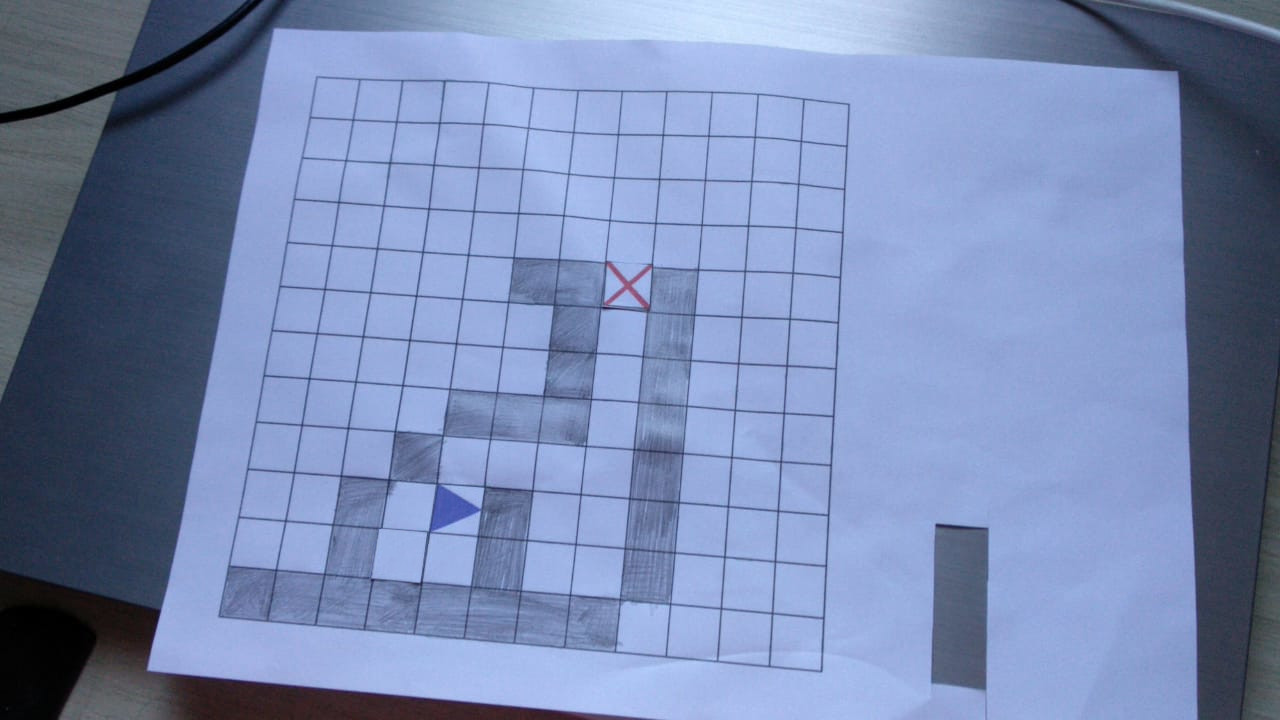
#> input picture images/picture4.jpeg, 1280 x 720 px; its folder holds 3 pictures in this run
$ python make_json.py
#> lines starting #> are read from the running program, lines starting #| are printed output that depends on the picture; after the words box and inside, x2 and y2 are one past the last pixel; in counts of white or black regions, pixels touching at a corner belong together
### imagematcher.py
import numpy as np
import cv2

class ImageMatcher:
    def __init__(self, descriptor, imagePaths, ratio = 0.7, minMatches = 40, useHamming = True):
        self.descriptor = descriptor
        self.imagePaths = imagePaths
        self.ratio = ratio
        self.minMatches = minMatches
        self.distanceMethod = "BruteForce"

        if useHamming:
            self.distanceMethod += "-Hamming"

    def search(self, queryKps, queryDescs, threshold=.7):
        results = {}

        for imagePath in self.imagePaths:
            image = cv2.imread(imagePath)
            gray = cv2.cvtColor(image, cv2.COLOR_BGR2GRAY)
            (kps, descs) = self.descriptor.describe(gray)

            if queryDescs == None or descs == None:
                continue

            score, matrix = self.match(queryKps, queryDescs, kps, descs)
            results[imagePath] = score, matrix

        if len(results) > 0:
            results = [(v, k) for (k, v) in results.items() if v[0] > threshold]
            results = sorted(results, reverse=True)

        return results

    # [20 lines left out: function match, not called in this run]

### imagedescriptor.py
import numpy as np
import cv2

class ImageDescriptor:
    def __init__(self, useSIFT = False):
        self.useSIFT = useSIFT

    def describe(self, image):
        descriptor = cv2.BRISK_create()
        print("CREATED")

        if self.useSIFT:
            descriptor = cv2.xfeatures2d.SIFT_create()

        (kps, descs) = descriptor.detectAndCompute(image, None)
        kps = np.float32([kp.pt for kp in kps])

        return (kps, descs)

### make_json.py
import cv2
import numpy as np

import glob

from imagedescriptor import ImageDescriptor
from imagematcher import ImageMatcher

useSIFT = False#args["sift"] > 0
useHamming = False#args["sift"] == 0
ratio = 1
minMatches = 10

if useSIFT:
    minMatches = 50

imd = ImageDescriptor(useSIFT = useSIFT)
imv = ImageMatcher(imd, glob.glob("images/*.png"), ratio = ratio, minMatches = minMatches, useHamming = useHamming)

# board = cv2.imread("./images/picture.jpeg")
# cv2.imshow("Picture", board)
# cv2.waitKey(0)

filter = False


# file_path = './images/picture.jpeg'
# file_path = './images/picture2.jpeg'
file_path = './images/picture4.jpeg'
img = cv2.imread(file_path)
#> img is the input picture: shape (720, 1280, 3); mean B, G, R 177.4, 137.5, 120.5
img_copy = img.copy()

gray = cv2.cvtColor(img,cv2.COLOR_BGR2GRAY)
# [8 lines of commented-out code are left out]


def euclidean_distance(a, b, axis=None):
    """Calculate the euclidean distance between two vectors.
    :param a Vector 1
    :param b Vector 2
    :returns The euclidean distance between the two vectors.
    """
    return np.linalg.norm(np.array(a) - np.array(b), axis=axis)

def line_ABC(p1, p2):
    """Get a line in ABC from from two points"""
    A = (p1[1] - p2[1])
    B = (p2[0] - p1[0])
    C = (p1[0] * p2[1] - p2[0] * p1[1])
    return A, B, -C

def intersection_xyxy(line1, line2):
    """Get the intersection point of two lines that are in [(xy), (xy)] form"""
    L1 = line_ABC(*line1)
    L2 = line_ABC(*line2)
    return intersection(L1, L2)

def intersection(L1, L2):
    """Get the intersection point of two lines that are in ABC form"""
    D = L1[0] * L2[1] - L1[1] * L2[0]
    Dx = L1[2] * L2[1] - L1[1] * L2[2]
    Dy = L1[0] * L2[2] - L1[2] * L2[0]
    if D != 0:
        x = Dx / D
        y = Dy / D
        return x, y
    else:
        return False
def putX(img, center, radius, thickness=1):
    if img is None: return
    if thickness < 0: return

    cx, cy = tuple([int(round(c)) for c in center])
    color = (0, 255, 0)
    radius = int(round(radius))

    cv2.line(img, (cx - radius, cy - radius), (cx + radius, cy + radius), color, thickness=thickness)
    cv2.line(img, (cx - radius, cy + radius), (cx + radius, cy - radius), color, thickness=thickness)


blur = cv2.GaussianBlur(gray, (5,5), 0)
thresh = cv2.adaptiveThreshold(blur, 255, 1, 1, 11, 2)
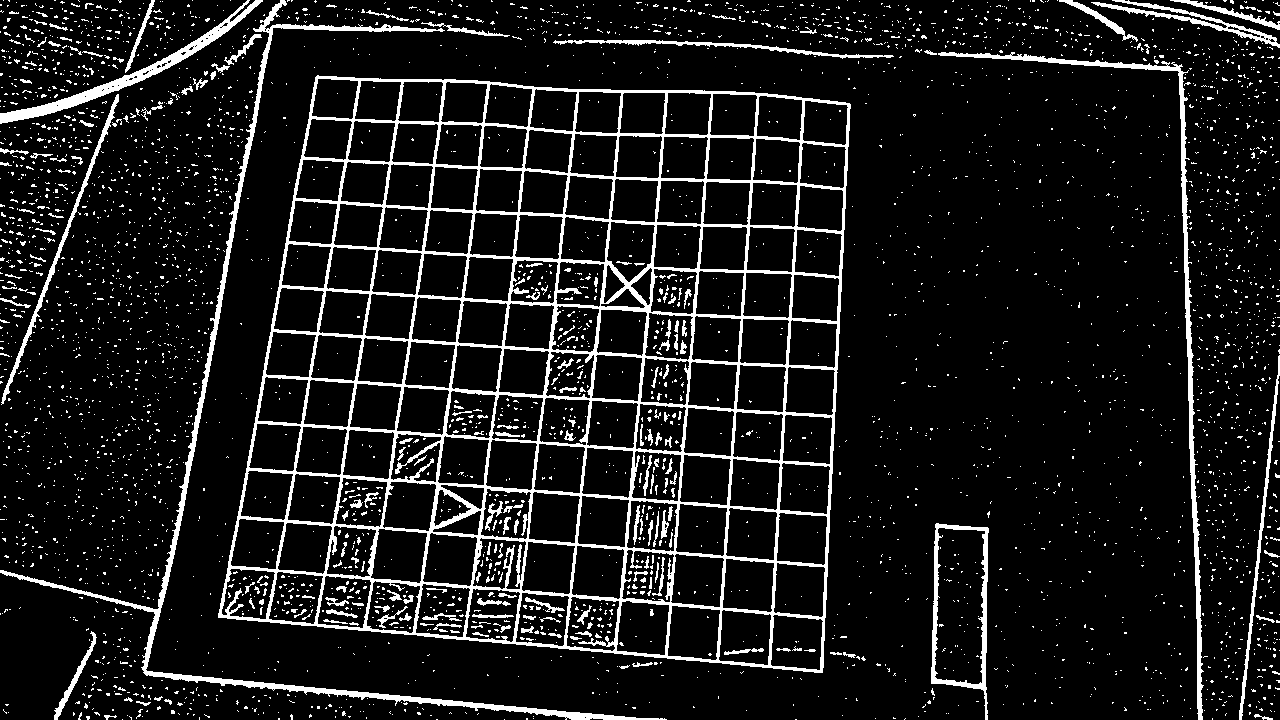
#> thresh: shape (720, 1280); 10.1% white; 4058 white regions (3862 under 20 px)

# cv2.imwrite('mask.jpg',thresh)

contours, _ = cv2.findContours(thresh, cv2.RETR_TREE, cv2.CHAIN_APPROX_SIMPLE)
#> contours = 4279 contours, 4031 with area under 20; largest, box (x1, y1, x2, y2) and area: (218, 75, 851, 673) 319294, (931, 523, 989, 720) 8531, (934, 527, 986, 685) 6998, (0, 0, 667, 720) 5996, (938, 52, 1204, 720) 3282

max_area = 0
c = 0
for i in contours:
    area = cv2.contourArea(i)
    if area > max_area:
        max_area = area
        best_cnt = i
    c+=1
#> this loop made 4279 passes
#> (area, max_area) on passes 26, 289, 385, 672, 2530: (24.5, 24.5), (29, 29), (364.5, 364.5), (8531, 8531), (319293.5, 319293.5)
#> after the loop, best_cnt = contour of 433 points, box (x1, y1, x2, y2) (218, 75, 851, 673), area 319294; c = 4279; max_area = 319293.5

mask = np.zeros((gray.shape),np.uint8)
cv2.drawContours(mask,[best_cnt],0,255,-1)
#> mask: shape (720, 1280); 34.8% white; 1 white region, box (x1, y1, x2, y2) and area: (218, 75, 851, 673) 320418
# cv2.drawContours(mask,[best_cnt],0,0,2)
cv2.imwrite('mask.jpg',mask)


out = np.zeros_like(gray)
out[mask == 255] = gray[mask == 255]

edges = cv2.Canny(out, 50,150)
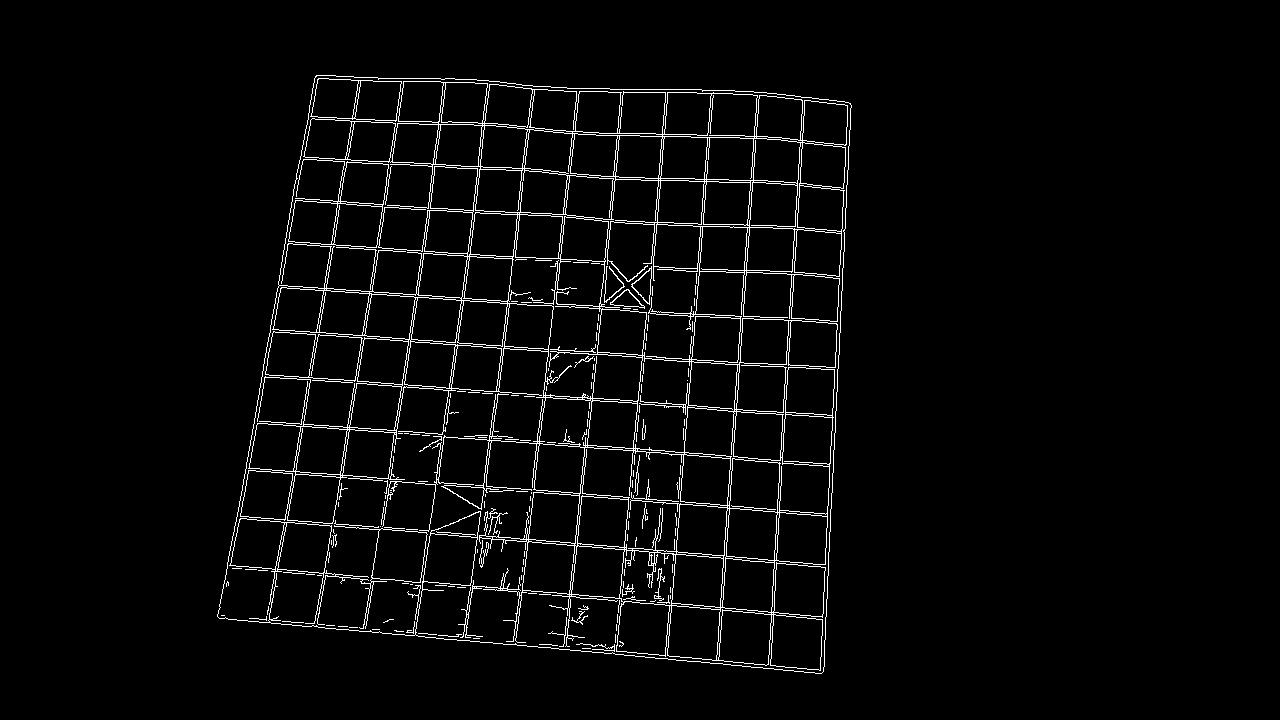
#> edges: shape (720, 1280); 3.2% white in thin lines or dots, all inside (x1, y1, x2, y2) = (217, 75, 852, 674)
cv2.imwrite('canny.jpg',edges)

lines = cv2.HoughLines(edges,1,np.pi/180,150)
#> lines = 102 rows, first 8: [630, 0.105], [628, 0.105], [763, 0.0698], [542, 1.66], [493, 1.66], [761, 0.0698], [312, 1.64], [326, 0.175]

new_lines = []
for line in lines:
    rho,theta = line[0]
    a = np.cos(theta)
    b = np.sin(theta)
    x0 = a*rho
    y0 = b*rho
    x1 = int(x0 + 1000*(-b))
    y1 = int(y0 + 1000*(a))
    x2 = int(x0 - 1000*(-b))
    y2 = int(y0 - 1000*(a))

    new_lines.append([(x1, y1), (x2, y2)])
#> this loop made 102 passes
#> (rho, theta, a, b, x0, y0, x1, y1) on passes 1 to 12: (630, 0.105, 0.995, 0.105, 626.5, 65.85, 522, 1060), (628, 0.105, 0.995, 0.105, 624.6, 65.64, 520, 1060), (763, 0.0698, 0.998, 0.0698, 761.1, 53.22, 691, 1050), (542, 1.66, -0.0872, 0.996, -47.24, 539.9, -1043, 452), (493, 1.66, -0.0872, 0.996, -42.97, 491.1, -1039, 403), (761, 0.0698, 0.998, 0.0698, 759.1, 53.08, 689, 1050), (312, 1.64, -0.0698, 0.998, -21.76, 311.2, -1019, 241), (326, 0.175, 0.985, 0.174, 321, 56.61, 147, 1041), (410, 0.157, 0.988, 0.156, 405, 64.14, 248, 1051), (323, 0.175, 0.985, 0.174, 318.1, 56.09, 144, 1040), (143, 1.62, -0.0523, 0.999, -7.48, 142.8, -1006, 90), (412, 0.157, 0.988, 0.156, 406.9, 64.45, 250, 1052)
#> line on passes 58 to 60: [[58, 1.62]], [[135, 1.64]], [[537, 0.105]]


# for line in new_lines:
#     for x in new_lines:
#         print((euclidean_distance(line[0], x[0]) + euclidean_distance(line[1], x[1])) / 2 )


filtered_lines = []
for line in new_lines:
    close_lines = [x for x in new_lines if (euclidean_distance(line[0], x[0]) + euclidean_distance(line[1], x[1])) / 2 < 25 and x != line]
    if close_lines and all(l not in filtered_lines for l in close_lines):
        # print("APEEND", line)
        filtered_lines.append(line)

    if not close_lines:
        filtered_lines.append(line)
#> this loop made 102 passes
#> line on passes 1 to 12: [(522, 1060), (731, -928)], [(520, 1060), (729, -928)], [(691, 1050), (830, -944)], [(-1043, 452), (948, 627)], [(-1039, 403), (953, 578)], [(689, 1050), (828, -944)], [(-1019, 241), (975, 380)], [(147, 1041), (494, -928)], [(248, 1051), (561, -923)], [(144, 1040), (491, -928)], [(-1006, 90), (991, 195)], [(250, 1052), (563, -923)]


intersection_list = []

for line in filtered_lines:
    # print(line)

    x1 = line[0][0]
    y1 = line[0][1]
    x2 = line[1][0]
    y2 = line[1][1]

    for _line in filtered_lines:
        inter = intersection_xyxy(line, _line)
        if not inter:
            continue

        if not intersection_list and len(intersection_list) == 0:
            if inter[0] <= img_copy.shape[1] and inter[0] >= 0 and inter[1] <= img_copy.shape[0] and inter[1] >= 0:
                intersection_list.append(inter)

        if all(euclidean_distance(inter, x) > 10 for x in intersection_list):
            if inter in intersection_list:
                continue
            if inter[0] <= img_copy.shape[1] and inter[0] >= 0 and inter[1] <= img_copy.shape[0] and inter[1] >= 0:
                intersection_list.append(inter)

    cv2.line(img,(x1,y1),(x2,y2),(0,0,255),2)
#> this loop made 30 passes
#> line on passes 1 to 12: [(522, 1060), (731, -928)], [(691, 1050), (830, -944)], [(-1043, 452), (948, 627)], [(-1039, 403), (953, 578)], [(-1019, 241), (975, 380)], [(147, 1041), (494, -928)], [(248, 1051), (561, -923)], [(-1006, 90), (991, 195)], [(-1022, 287), (972, 426)], [(-1048, 507), (944, 681)], [(802, 1043), (907, -953)], [(-1016, 196), (978, 336)]
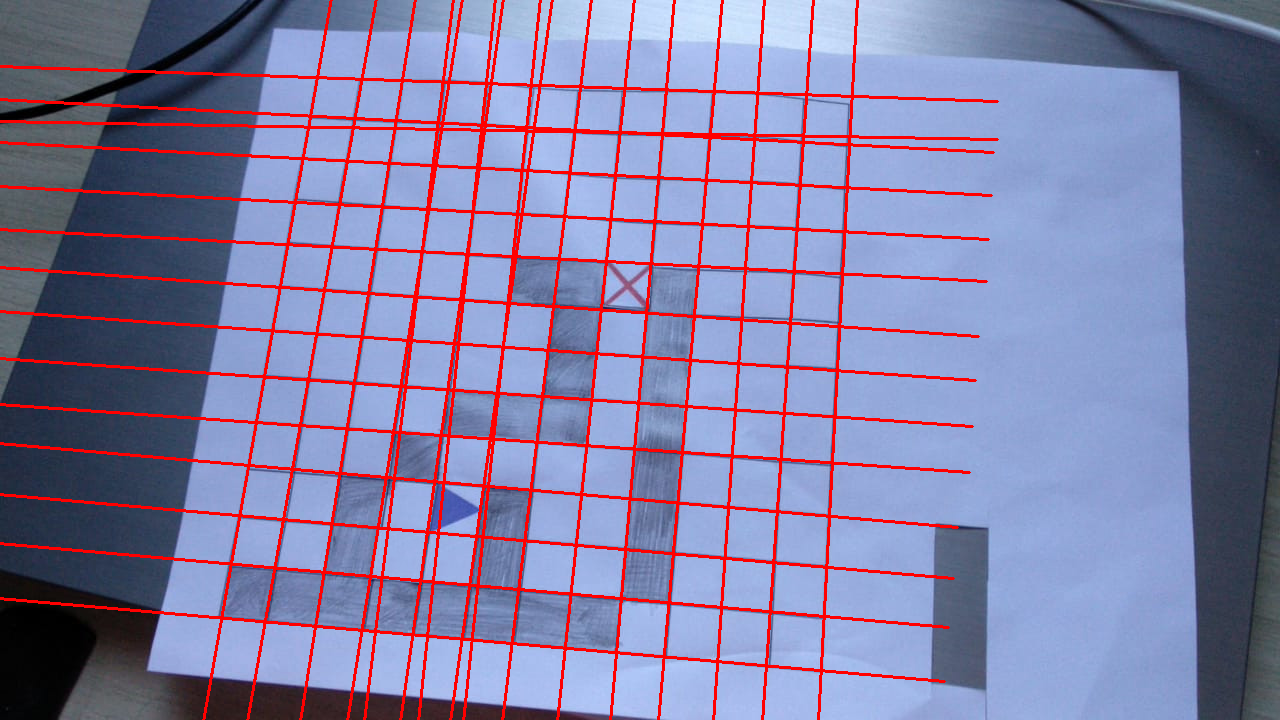
#> img: shape (720, 1280, 3); 7.9% of pixels changed, all inside (x1, y1, x2, y2) = (0, 0, 999, 720)

for i in intersection_list:
    putX(img, i, 5, 2)
#> this loop made 177 passes
#> i on passes 1 to 3: (571, 593.9), (576.2, 544.9), (596.3, 353.6)
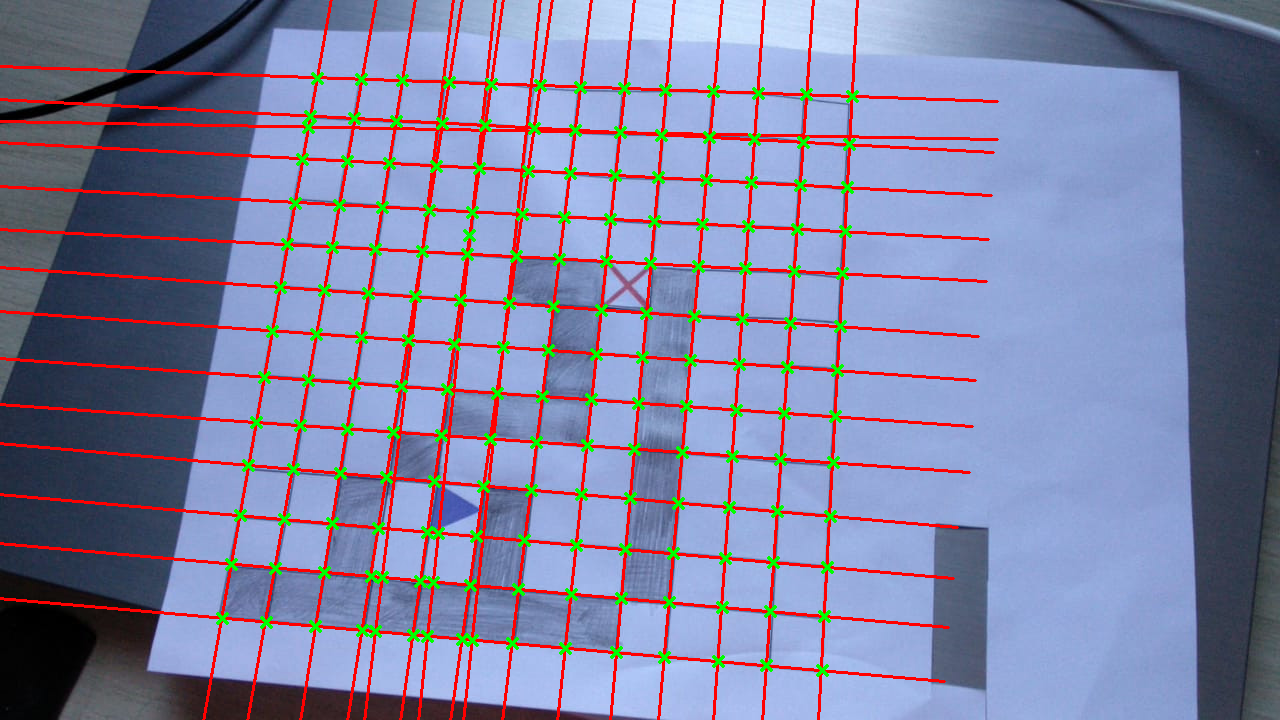
#> img: shape (720, 1280, 3); 1.94% of pixels changed, all inside (x1, y1, x2, y2) = (216, 72, 859, 677)

cv2.imwrite('hough.jpg',img)


ideal_points = []

ideal_board = np.zeros((1200, 1200),np.uint8)
for x in range(0, 1200, 100):
    cv2.line(ideal_board, (0, x), (1200, x), (255, 255, 255))
    cv2.line(ideal_board, (x, 0), (x, 1200), (255, 255, 255))
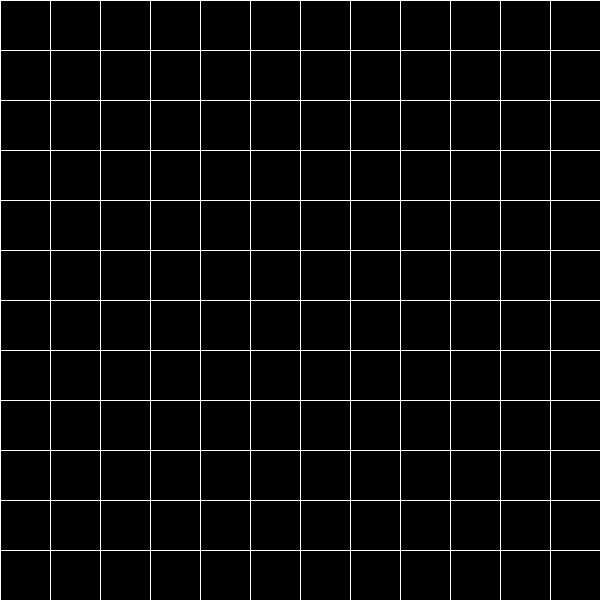
#> ideal_board: shape (1200, 1200) (shown at 1/2 size); 2% white in thin lines or dots


sorted_list = sorted(intersection_list, key=lambda x: (x[0] + x[1]) / 2)

top_right = sorted(intersection_list, key=lambda x: x[1])[0]
if top_right[0] <= sorted_list[0][0]:
    top_right = sorted(intersection_list, key=lambda x: x[0])[-1]

bottom_left = sorted(intersection_list, key=lambda x: x[0])[0]
if bottom_left[0] >= sorted_list[0][0]:
    bottom_left = sorted(intersection_list, key=lambda x: x[1])[-1]

intersection_four = [sorted_list[0], top_right, bottom_left, sorted_list[-1]]
ideal_four = [(0, 0), (1200, 0), (0, 1200), (1200, 1200)]

# print(intersection_four)
# print(ideal_four)

h, status = cv2.findHomography(np.array(intersection_four), np.array(ideal_four))
im_dst = cv2.warpPerspective(img_copy, h, (1200, 1200))

image = im_dst

gray = cv2.cvtColor(im_dst, cv2.COLOR_BGR2GRAY)
#> gray: shape (1200, 1200)

crop_img = None
results = []
for x in range(0, 1200, 100):
    for y in range(0, 1200, 100):
        crop_img = gray[y:y+100, x:x+100]
        (queryKps, queryDescs) = imd.describe(crop_img)
        results = imv.search(queryKps, queryDescs, .5)
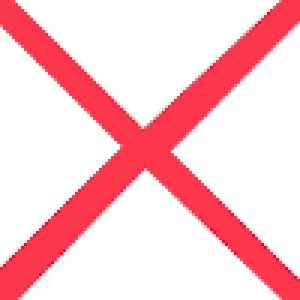
#> input picture images/end.png, 100 x 100 px (shown 3 times larger)
#> in search, image is the input picture: shape (100, 100, 3); mean B, G, R 206.8, 201.3, 254.2

cv2.imwrite('cropped.jpg', crop_img)
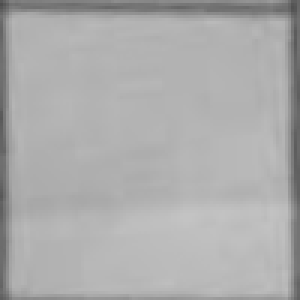
#> saved as cropped.jpg: shape (100, 100) (shown 3 times larger); min 78, max 195, mean 172.5

print("RESULTS", results)
#| RESULTS {}

#> (the run stopped early here; a loop or call above may not have finished)
